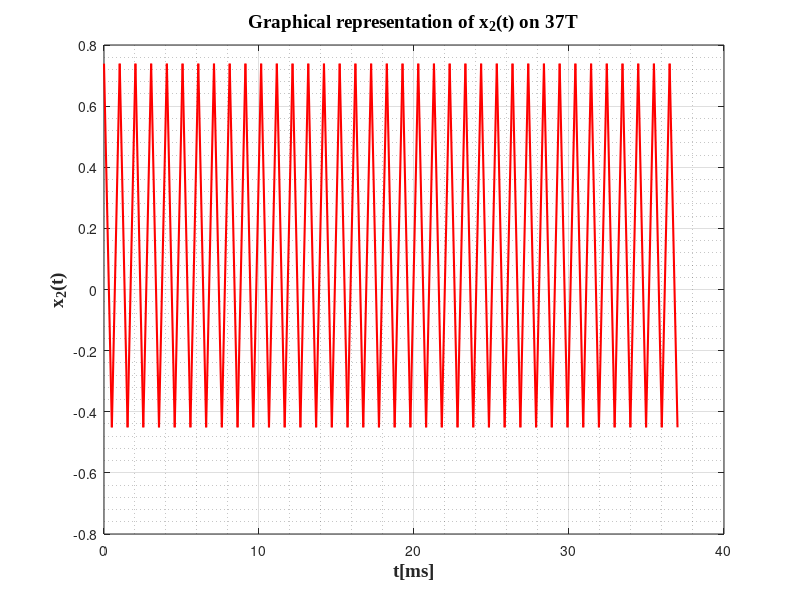

This chart was generated by the following MATLAB code:
%x2(t) 
T_2=1;
t = linspace(0,1,2);
x = 0.86*t.^2-2.05*t+0.97;
v=ones(1,37);
x2=x'*v;
x2=x2(:);
T2=linspace(0,37*T_2,(T_2+1)*37);
T2=T2(:);
plot(T2,x2-0.231,'r','LineWidth',1.5);
grid on;
grid minor;
xlabel('t[ms]', 'fontweight', 'bold', 'fontsize', 14, 'FontName', 'Times New Roman');
ylabel('x_{2}(t)','fontweight','bold','fontsize', 14, 'FontName', 'Times New Roman');
title('Graphical representation of x_{2}(t) on 37T','fontweight','bold','fontsize',14, 'FontName', 'Times New Roman');
